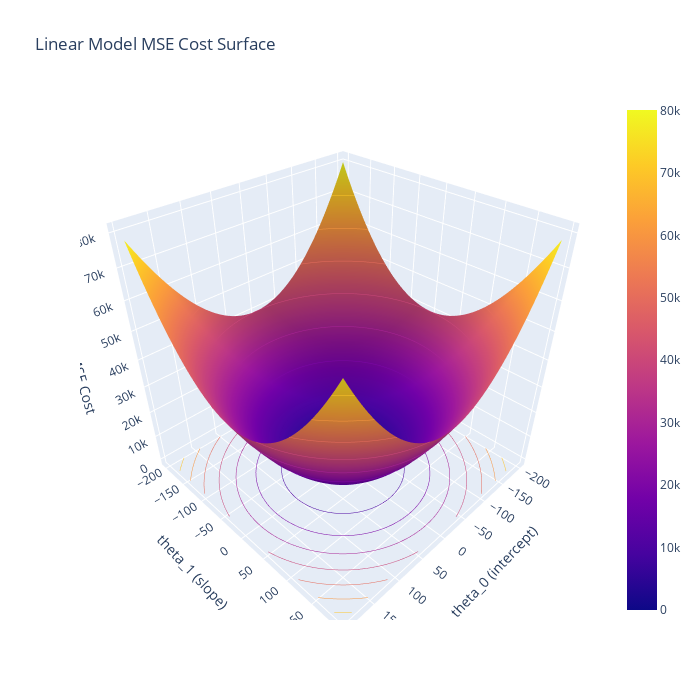

Notebook source saved alongside this figure:
### Code cell
import plotly.graph_objects as go

# plot the surface plot with plotly's Surface
fig = go.Figure(data=go.Surface(z=linear_cost_matrix,
                                x=thetas_0,
                                y=thetas_1))

# add a countour plot
fig.update_traces(contours_z=dict(show=True, usecolormap=True,
                                  highlightcolor="limegreen", project_z=True))

# annotate the plot
fig.update_layout(title='Linear Model MSE Cost Surface',
                  scene=dict(
                    xaxis_title='theta_0 (intercept)',
                    yaxis_title='theta_1 (slope)',
                    zaxis_title='MSE Cost'),
                  width=700, height=700)

fig.show()

### Figure 1 — Plotly figure (JSON) as saved in the notebook; plotly's stock layout.template omitted (floating-point values rounded to 4 significant figures; data arrays with more than 128 entries replaced by an {"elided": "..."} marker saying what was removed)
{"data": [{"contours": {"z": {"highlightcolor": "limegreen", "project": {"z": true}, "show": true, "usecolormap": true}}, "type": "surface", "x": [-200, -195, -190, -185, -180, -175, -170, -165, -160, -155, -150, -145, -140, -135, -130, -125, -120, -115, -110, -105, -100, -95, -90, -85, -80, -75, -70, -65, -60, -55, -50, -45, -40, -35, -30, -25, -20, -15, -10, -5, 0, 5, 10, 15, 20, 25, 30, 35, 40, 45, 50, 55, 60, 65, 70, 75, 80, 85, 90, 95, 100, 105, 110, 115, 120, 125, 130, 135, 140, 145, 150, 155, 160, 165, 170, 175, 180, 185, 190, 195], "y": [-200, -195, -190, -185, -180, -175, -170, -165, -160, -155, -150, -145, -140, -135, -130, -125, -120, -115, -110, -105, -100, -95, -90, -85, -80, -75, -70, -65, -60, -55, -50, -45, -40, -35, -30, -25, -20, -15, -10, -5, 0, 5, 10, 15, 20, 25, 30, 35, 40, 45, 50, 55, 60, 65, 70, 75, 80, 85, 90, 95, 100, 105, 110, 115, 120, 125, 130, 135, 140, 145, 150, 155, 160, 165, 170, 175, 180, 185, 190, 195], "z": {"elided": "80x80 float values"}}], "layout": {"height": 700, "scene": {"xaxis": {"title": {"text": "theta_0 (intercept)"}}, "yaxis": {"title": {"text": "theta_1 (slope)"}}, "zaxis": {"title": {"text": "MSE Cost"}}}, "title": {"text": "Linear Model MSE Cost Surface"}, "width": 700}}
